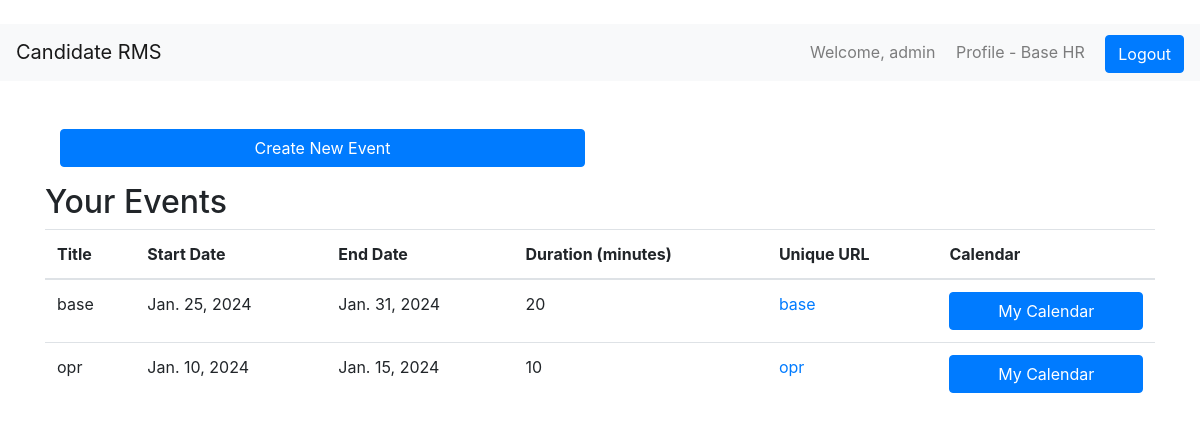
The app's page /my-event/ (signed in) with its own data.
### main/models.py (models this page shows, shortened)
class CalendarEvent(models.Model):
    user = models.ForeignKey(User, on_delete=models.CASCADE)
    title = models.CharField(max_length=255)
    link = models.URLField()
    start = models.DateField()
    end = models.DateField()
    duration_minutes = models.IntegerField()
    unique_url = models.SlugField(unique=True, blank=True, null=True, max_length=100)
    attendees = models.TextField(blank=True, null=True)

### main/views.py (the view, shortened to what this page needs)
# urls.py: path('my-event/', MyEvents.as_view(), name='my_event'),
class MyEvents(View):
    template_name = 'my_event.html'
    def get(self, request, *args, **kwargs):
        form = CalendarEventForm()
        user_events = CalendarEvent.objects.filter(user=request.user)
        return render(request, self.template_name, {'form': form, 'user_events': user_events})

### templates/my_event.html (shortened to what this page needs)
{% extends 'base.html' %}
{% block content %}
<div class="col-md-6 mb-3">
    <button class="btn btn-primary btn-block" data-toggle="modal" data-target="#eventCreationModal">Create New Event</button>
</div>
<h2>Your Events</h2>
    <table class="table">
        <thead>
            <tr>
                <th>Title</th>
                <th>Start Date</th>
                <th>End Date</th>
                <th>Duration (minutes)</th>
                <th>Unique URL</th>
                <th> Calendar </th>
            </tr>
        </thead>
        <tbody>
            {% for event in user_events %}
                <tr>
                    <td>{{ event.title }}</td>
                    <td>{{ event.start }}</td>
                    <td>{{ event.end }}</td>
                    <td>{{ event.duration_minutes }}</td>
                    <td><a href="http://127.0.0.1:8000/shared_calendar/{{ event.unique_url }}" target="_blank">{{ event.unique_url }}</a></td>
                    <td><button class="btn btn-primary btn-block" onclick="openMyCalendar({{ event.id }})">My Calendar</button></td>
                </tr>
            {% endfor %}
        </tbody>
    </table>
{% endblock %}

### templates/base.html (shortened to what this page needs)
<!DOCTYPE html>
<html lang="en">
<head>
    <link rel="stylesheet" href="https://stackpath.bootstrapcdn.com/bootstrap/4.3.1/css/bootstrap.min.css">
<link rel="stylesheet" href="https://maxcdn.bootstrapcdn.com/bootstrap/4.0.0/css/bootstrap.min.css">
<link rel="stylesheet" href="https://cdnjs.cloudflare.com/ajax/libs/fullcalendar/3.10.2/fullcalendar.min.css" />
</head>
<body>
    <br>
    <nav class="navbar navbar-expand-lg navbar-light bg-light">
        <a class="navbar-brand" href="{% url 'home' %}">Candidate RMS</a>
        <div class="collapse navbar-collapse" id="navbarNav">
            <ul class="navbar-nav ml-auto">
                <li class="nav-item">
                    {% if user.is_authenticated %}
                        <span class="navbar-text mr-3">Welcome, {{ user.username }}</span>
                        {% if request.user.profile.is_hr %}
                        <span class="navbar-text mr-3">Profile - Base HR</span>
                        {% elif request.user.profile.is_teamlead %}
                        <span class="navbar-text mr-3">Profile - Team Lead</span>
                        {% elif request.user.profile.is_teamMember %}
                        <span class="navbar-text mr-3">Profile - Team Member</span>
                        {% elif request.user.profile.is_manager %}
                        <span class="navbar-text mr-3">Profile - Manager</span>
                        {% elif request.user.profile.is_mainHr %}
                        <span class="navbar-text mr-3">Profile - Main HR</span>
                        {% elif request.user.profile.is_onboardingHr %}
                        <span class="navbar-text mr-3">Profile - Onboarding HR</span>
                        {% else %}
                        <span class="navbar-text mr-3">Profile - Applicant</span>
                        {% endif %}
                        <a class="btn btn-primary" href="{% url 'custom_logout' %}">Logout</a>
                    {% else %}
                        <a class="btn btn-primary" href="{% url 'custom_login' %}">Login</a>
                    {% endif %}
                </li>
            </ul>
        </div>
    </nav>
    <div class="container mt-5">
        {% block content %}{% endblock %}
    </div>
     <link rel="stylesheet" href="https://cdnjs.cloudflare.com/ajax/libs/fullcalendar/3.10.2/fullcalendar.min.css" />
</body>
</html>

### records on screen
CalendarEvent: title "base", start "Jan. 25, 2024", end "Jan. 31, 2024", duration_minutes "20", unique_url "base"
CalendarEvent: title "opr", start "Jan. 10, 2024", end "Jan. 15, 2024", duration_minutes "10", unique_url "opr"

### other values on screen
{{ user.username }} "admin"
